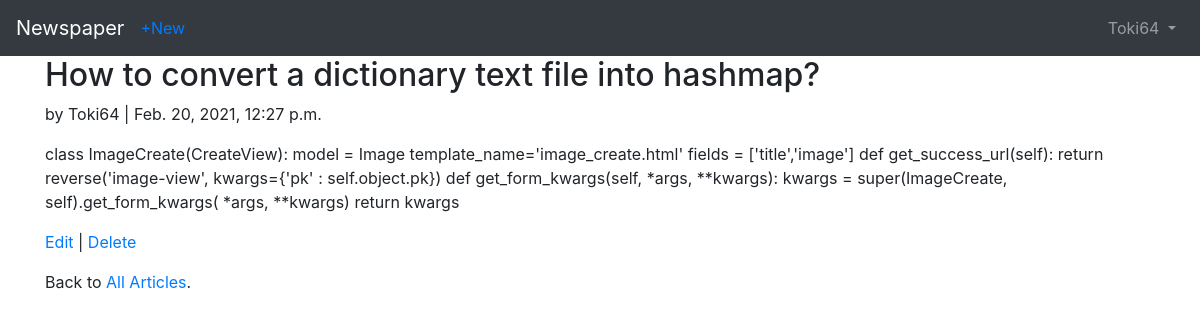
Page /articles/3/ (signed in) on the committed database.
### users/models.py (models this page shows)
class CustomUser(AbstractUser):
	age=models.PositiveIntegerField(null=True,blank=True)

### articles/models.py (models this page shows, shortened)
class Article(models.Model):
	title=models.CharField(max_length=255)
	body=models.TextField()
	date=models.DateTimeField(auto_now_add=True)
	author=models.ForeignKey(
		get_user_model(),
		on_delete=models.CASCADE,
		)

### articles/views.py (the view)
# urls.py: path('<int:pk>/',ArticleDetailView.as_view(),name='article_detail'),
class ArticleDetailView(LoginRequiredMixin,DetailView):
	model=Article
	template_name='article_detail.html'

### templates/article_detail.html
{% extends 'base.html' %}
{% block content %}
<div class="article-entry">
	<h2> {{ object.title }}</h2>
		<p> by {{ object.author }} | {{ object.date }}</p>
		<p> {{ object.body }} </p>
</div>
<p> <a href="{% url 'article_edit' article.pk %}">Edit</a> |
	<a href="{% url 'article_delete' article.pk %}">Delete</a></p>
<p> Back to <a href="{% url 'article_list' %}">All Articles</a>.</p>
{% endblock content %}

### templates/base.html (shortened to what this page needs)
<!doctype html>
<html lang="en">
<head>
<link rel="stylesheet"
href="https://stackpath.bootstrapcdn.com/bootstrap/4.1.3/css/\
bootstrap.min.css"
integrity="sha384-MCw98/SFnGE8fJT3GXwEOngsV7Zt27NXFoaoApmYm81i\
uXoPkFOJwJ8ERdknLPMO"
crossorigin="anonymous">
</head>
<body>
	<nav class="navbar navbar-expand-md navbar-dark bg-dark mb-Ǔ">
<a class="navbar-brand" href="{% url 'home' %}">Newspaper</a>
{% if user.is_authenticated %}
	<ul class="navbar-nav mr-auto">
		<li class="nav-item"><a href="{% url 'article_create' %}">+New</a></li>
	</ul>
{% endif %}
<div class="collapse navbar-collapse" id="navbarCollapse">
{% if user.is_authenticated %}
<ul class="navbar-nav ml-auto">
<li class="nav-item">
<a class="nav-link dropdown-toggle" href="#" id="userMenu"
data-toggle="dropdown" aria-haspopup="true"
aria-expanded="false">
{{ user.username }}
</a>
</li>
</ul>
{% endif %}
</div>
</nav>
<div class="container">
{% block content %}
{% endblock content %}
</div>
</body>
</html>

### rows in the picture
CustomUser: username "Toki64"
Article: title "How to convert a dictionary text file into hashmap?", author "Toki64", date "Feb. 20, 2021, 12:27 p.m.", body "class ImageCreate(CreateView): model = Image template_name='image_create.html' fields = ['title','image'] def get_success_url(self): return reverse('image-view', kwargs={'pk' : self.object.pk}) def get_form_kwargs(self, *args, **kwargs): kwargs = super(ImageCreate, self).get_form_kwargs( *args, **kwargs) return kwargs"
